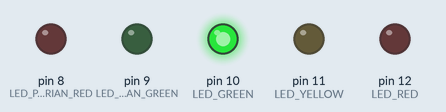
Simulated run of this program. Board: Arduino Uno, built with avr-gcc and run on an emulated ATmega328P. On the bench: output pins drawn as LEDs (lit = HIGH).

Above: at 3.0 s.
At 7.0 s:
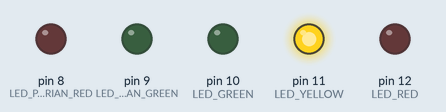
At 10.0 s:
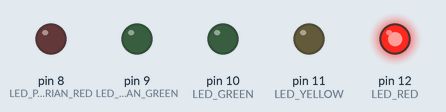
Timing chart, 0 to 15.6 s (numbered marks = the images above):
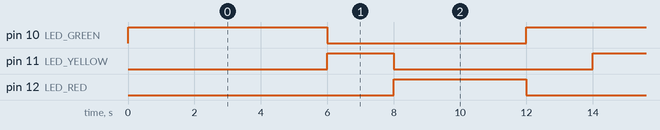

The program:

main.cpp
```cpp
#include <Arduino.h>

#define LED_RED 12
#define LED_YELLOW 11
#define LED_GREEN 10
#define LED_PEDESTRIAN_GREEN 9
#define LED_PEDESTRIAN_RED 8

const long ledRedHighInterval = 4000;
const long ledYellowHighInterval = 2000;
const long ledGreenHighInterval = 6000;
const long ledPedestrianGreenHighInterval = 6000;
const long ledPedestrianRedHighInterval = 6000;

const long ledRedLowInterval = 8000;
const long ledYellowLowInterval = 6000;
const long ledGreenLowInterval = 6000;
const long ledPedestrianGreenLowInterval = 6000;
const long ledPedestrianRedLowInterval = 6000;

unsigned long ledRedLastMillis;
unsigned long ledYellowLastMillis;
unsigned long ledGreenLastMillis;
unsigned long ledPedestrianGreenLastMillis = 0;
unsigned long ledPedestrianRedLastMillis = 0;

unsigned long ledLoop(uint8_t pin, long lowInterval, long highInterval, unsigned long currentMillis, unsigned long lastMillis) {
    if (LOW == digitalRead(pin)) {
        if (currentMillis - lastMillis >= lowInterval) {
            digitalWrite(pin, HIGH);
            return currentMillis;
        }
    } else if (currentMillis - lastMillis >= highInterval) {
        digitalWrite(pin, LOW);
        return currentMillis;
    }
    return lastMillis;
}

void ledRedLoop(unsigned long currentMillis) {
    ledRedLastMillis = ledLoop(LED_RED, ledRedLowInterval, ledRedHighInterval, currentMillis, ledRedLastMillis);
}

void ledYellowLoop(unsigned long currentMillis) {
    ledYellowLastMillis = ledLoop(LED_YELLOW, ledYellowLowInterval, ledYellowHighInterval, currentMillis, ledYellowLastMillis);
}

void ledGreenLoop(unsigned long currentMillis) {
    ledGreenLastMillis = ledLoop(LED_GREEN, ledGreenLowInterval, ledGreenHighInterval, currentMillis, ledGreenLastMillis);
}

void setup() {

    pinMode(LED_RED, OUTPUT);
    pinMode(LED_YELLOW, OUTPUT);
    pinMode(LED_GREEN, OUTPUT);
    pinMode(LED_PEDESTRIAN_GREEN, OUTPUT);
    pinMode(LED_PEDESTRIAN_RED, OUTPUT);

    unsigned long currentMillis = millis();
    ledRedLastMillis = currentMillis;
    ledYellowLastMillis = currentMillis;
    ledGreenLastMillis = currentMillis;

    digitalWrite(LED_GREEN, HIGH);

}

void loop() {

    unsigned long currentMillis = millis();
    ledRedLoop(currentMillis);
    ledYellowLoop(currentMillis);
    ledGreenLoop(currentMillis);

}
```

Measured:
- by itself, pin 10 (LED_GREEN): alternates HIGH for 6.0 s and LOW for 6.0 s
- by itself, pin 11 (LED_YELLOW): alternates HIGH for 2.0 s and LOW for 6.0 s
- by itself, pin 12 (LED_RED): alternates HIGH for 4.0 s and LOW for 8.0 s
